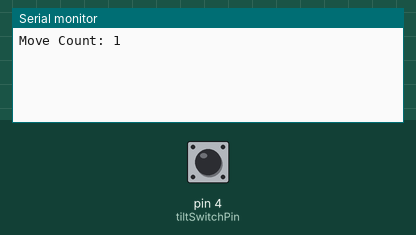
This sketch was run on a simulated Arduino Uno, built with avr-gcc and run on an emulated ATmega328P. Parts: the last lines printed to the serial monitor. The test bench sets the inputs (shaded band); at power-on: pin 4 (tiltSwitchPin) HIGH.

Above: at 1.2 s.
1.3 s: pin 4 (tiltSwitchPin) pulled LOW for 0.15 s
At 2.6 s:
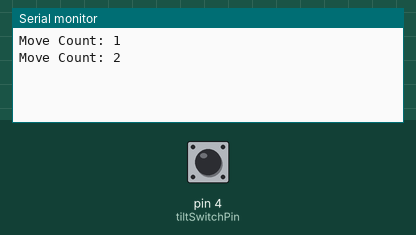
2.9 s: pin 4 (tiltSwitchPin) pulled LOW for 1 s
At 4.9 s:
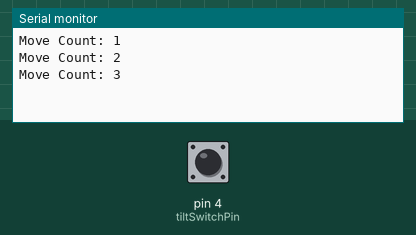
5.4 s: pin 4 (tiltSwitchPin) pulled LOW for 0.15 s
At 6.2 s:
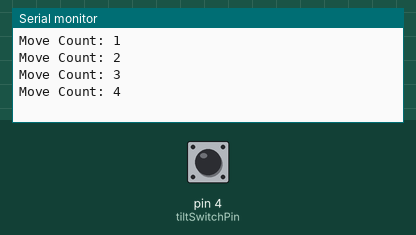
Timing chart, 0 to 8.4 s (numbered marks = the images above; inputs shaded):
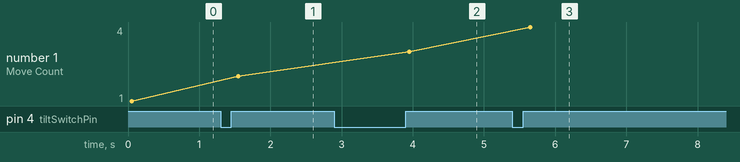

The sketch:

movement_counter_tilt_sensor.ino
```cpp
const int tiltSwitchPin = 4;  // Change to the pin where your tilt switch is connected
int previousTiltSwitchState = 0;  // Initial state of the tilt switch
int moveCount = 0;  // Counter for movements

void setup() {
  Serial.begin(9600);
  pinMode(tiltSwitchPin, INPUT_PULLUP);
}

void loop() {
  // Read the current state of the tilt switch
  int currentTiltSwitchState = digitalRead(tiltSwitchPin);

  // Check if the tilt switch state has changed
  if (currentTiltSwitchState != previousTiltSwitchState) {
    // Delay to debounce the tilt switch (adjust as needed)
    delay(50);

    // Read the state again to avoid false positives
    currentTiltSwitchState = digitalRead(tiltSwitchPin);

    // Check if the tilt switch moved to the other side
    if (currentTiltSwitchState == 1) {
      // Increment the move count
      moveCount++;

      // Print the move count to the Serial Monitor
      Serial.print("Move Count: ");
      Serial.println(moveCount);
    }
  }

  // // Update the previous state for the next iteration
  previousTiltSwitchState = currentTiltSwitchState;

  // // Your additional code can go here, if needed

  delay(100);
}
```

Measured:
- after the input at 1.3 s, the serial monitor: prints a new line after 0.25 s (image 1)
- after the input at 2.9 s, the serial monitor: prints a new line after 1.1 s (image 2)
- after the input at 5.4 s, the serial monitor: prints a new line after 0.25 s (image 3)
- plotted number 1: 1 → 2 after the input at 1.3 s, 2 → 3 after the input at 2.9 s, 3 → 4 after the input at 5.4 s
